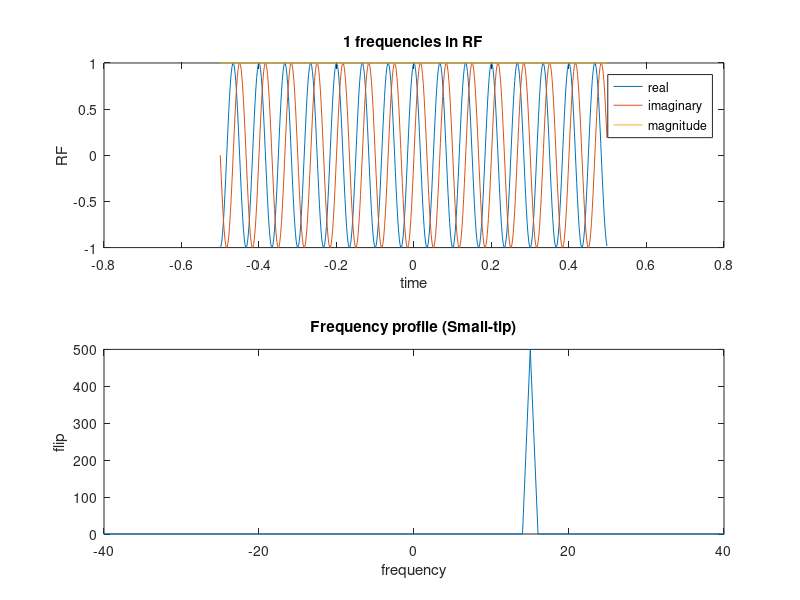
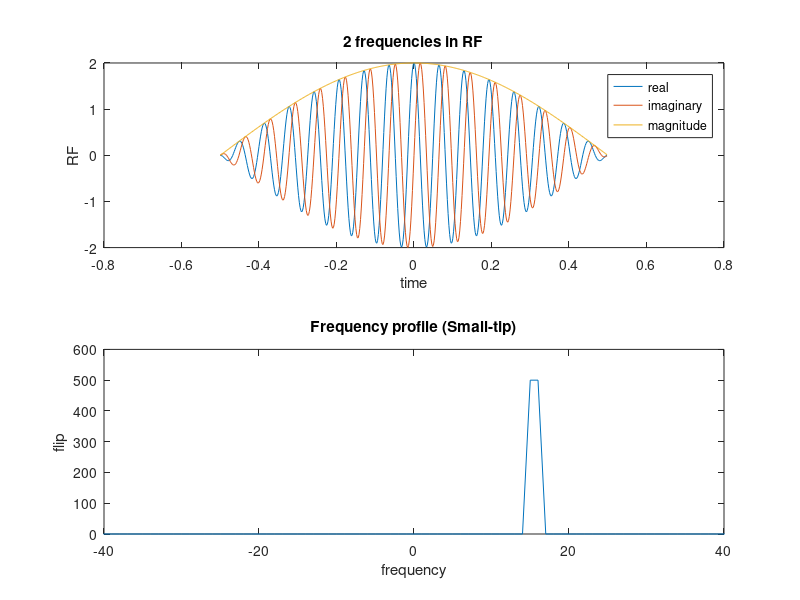
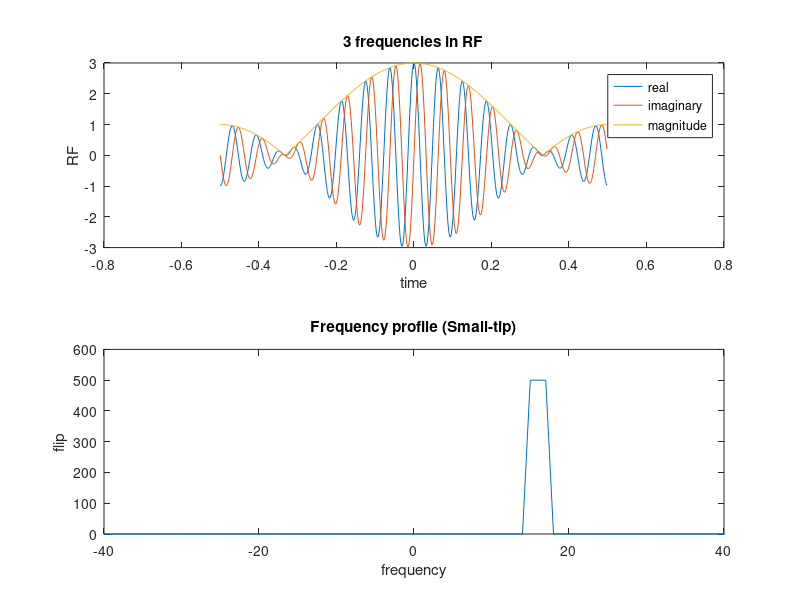
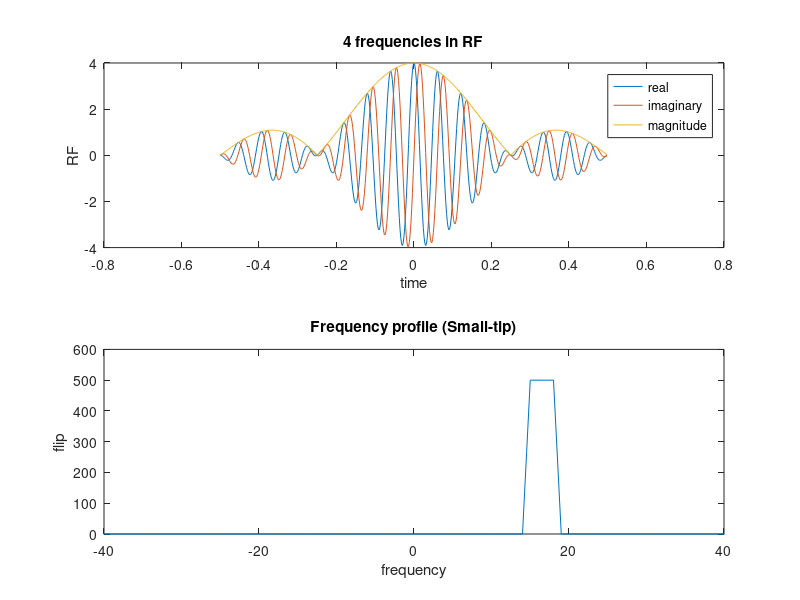

MATLAB code for these plots, in order:
% To excite a slice, we create a RF pulse with a range of frequencies, used while applying magnetic field gradient


dt = 0.002;
tmax = 1;
N = tmax/dt;
t = [-N/2:N/2-1]*dt;
% center frequency of RF
f0 = 20;

% range of frequencies to sum
df = [-5:5];

[tmat dfmat] = meshgrid(t,df+f0);
rf_all = exp(i*2*pi*dfmat.*tmat);

f = [-N/2:N/2-1]/(N*dt);

for n = 1:length(df)
    rf_n = sum(rf_all(1:n,:),1);

    % Fourier Transform used to approximate the RF pulse profile (small tip approximation)
    FT_n = fftshift(fft(rf_n));

    figure
    subplot(211)
    plot(t,real(rf_n), t,imag(rf_n), t, abs(rf_n))
    xlabel('time'), ylabel('RF'), legend('real','imaginary', 'magnitude')

    title([int2str(n) ' frequencies in RF'])
    subplot(212)
    plot(f,abs(FT_n))
    title('Frequency profile (Small-tip)')
    xlabel('frequency'), ylabel('flip'), xlim([-2*f0 2*f0])

end
